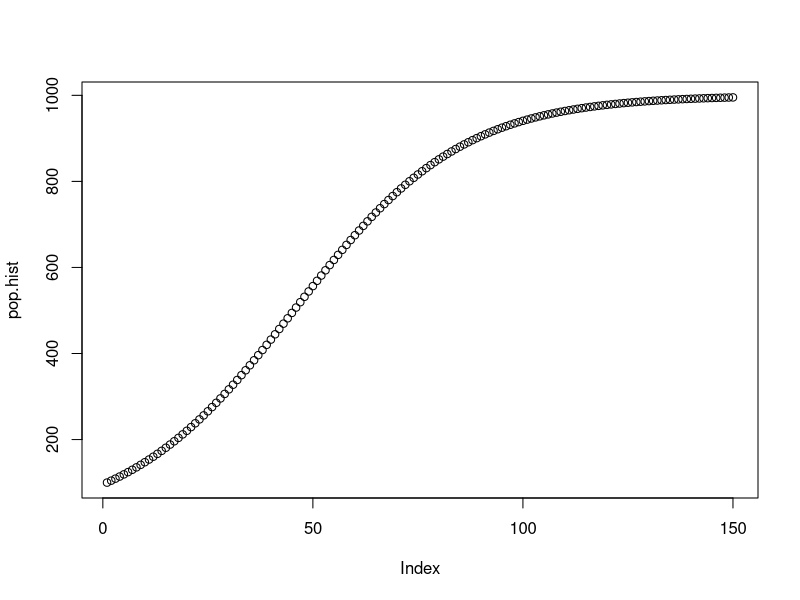

Generate this figure with R:
pop<-100
pop.hist<-c()
r<-0.05
K<-1000 #Add at top
for (i in 1:150) {
  pop.hist[i]<-pop
  delta.pop<-r*pop*(1-pop/K) #Replace delta.pop assignment
  pop<-pop+delta.pop
}
plot(pop.hist)
